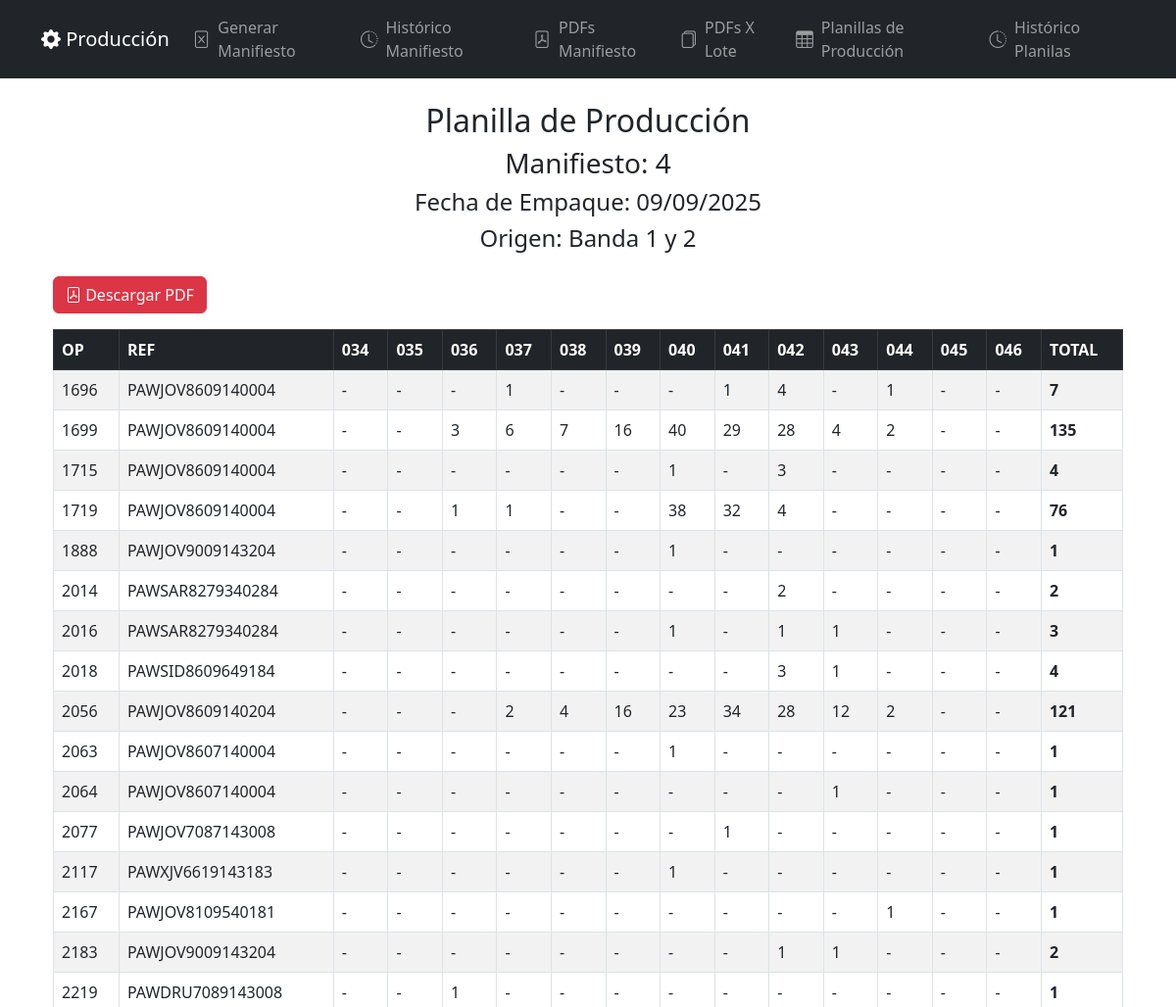
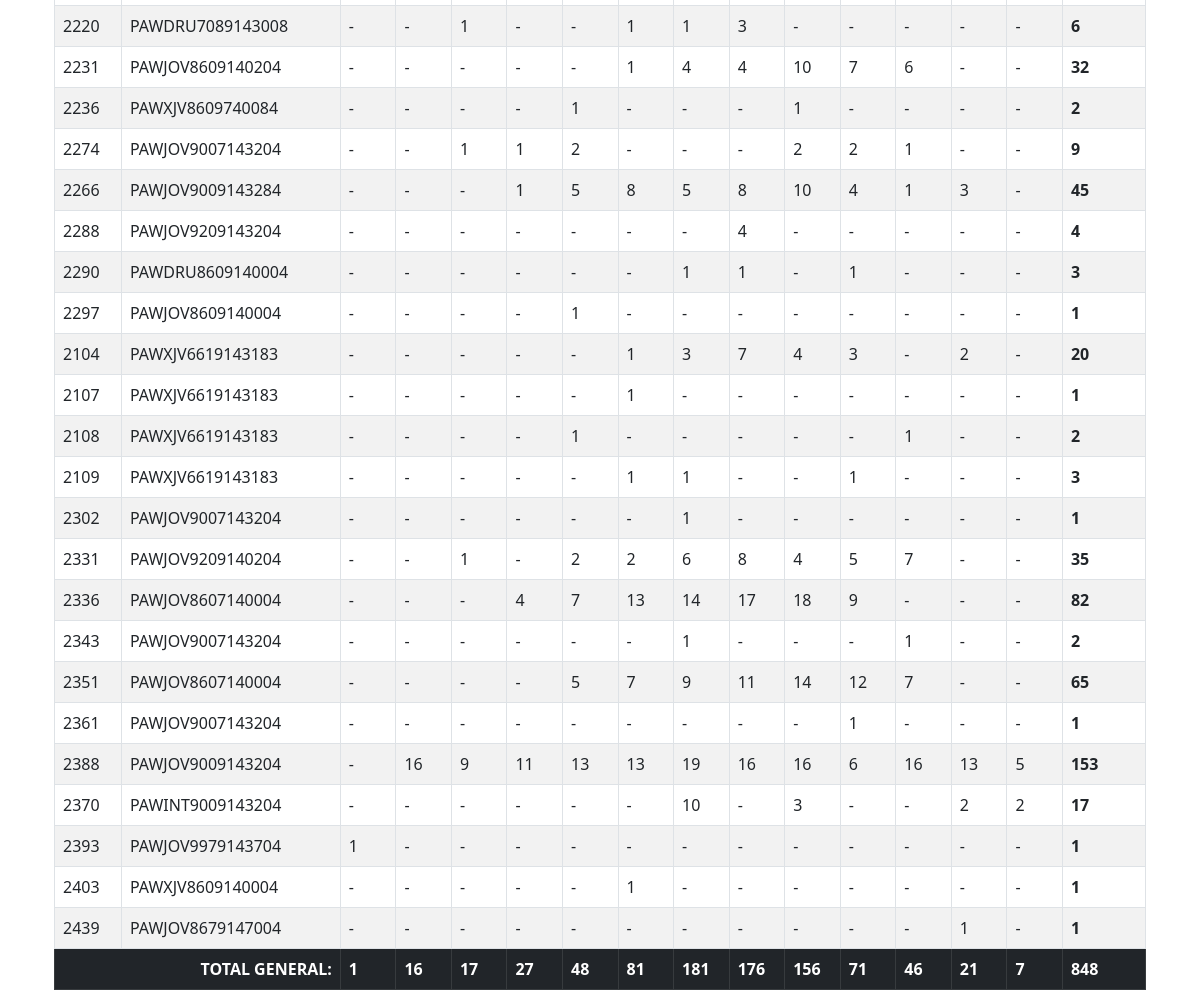
Screenshot of /production/detail/1/ with the database file from the repository (2 pictures, top to bottom).
### production_sheets/models.py (models this page shows, shortened)
class ProductionSheet(models.Model):
    ORIGIN_CHOICES = [
        ('BANDA_1_2', 'Banda 1 y 2'),
        ('BANDA_4', 'Banda 4'),
    ]
    excel_file = models.FileField(
        upload_to='production_sheets/',
        validators=[FileExtensionValidator(allowed_extensions=['xlsx'])]
    )
    origin = models.CharField(max_length=10, choices=ORIGIN_CHOICES)
    manifest_number = models.CharField(max_length=100)
    packing_date = models.DateField()
    upload_date = models.DateTimeField(auto_now_add=True)
    processed = models.BooleanField(default=False)
    class Meta:
        constraints = []

class ProductionDetail(models.Model):
    production_sheet = models.ForeignKey(ProductionSheet, on_delete=models.CASCADE)
    op = models.CharField(max_length=100)
    ref = models.CharField(max_length=100)
    size = models.CharField(max_length=3)
    quantity = models.IntegerField(default=0)
    class Meta:
        unique_together = ['production_sheet', 'op', 'ref', 'size']

### production_sheets/views.py (the view)
# urls.py: path('detail/<int:pk>/', views.production_sheet_detail, name='production_sheet_detail'),
def production_sheet_detail(request, pk):
    production_sheet = ProductionSheet.objects.get(pk=pk)
    details = ProductionDetail.objects.filter(production_sheet=production_sheet)
    sizes = sort_sizes(details.values_list('size', flat=True).distinct())
    table_data = {}
    size_totals = {}
    grand_total = 0
    for detail in details:
        key = (detail.op, detail.ref)
        if key not in table_data:
            table_data[key] = {'op': detail.op, 'ref': detail.ref, 'total': 0}
        table_data[key][detail.size] = detail.quantity
        table_data[key]['total'] = table_data[key].get('total', 0) + detail.quantity
        size_totals[detail.size] = size_totals.get(detail.size, 0) + detail.quantity
        grand_total += detail.quantity
    context = {
        'production_sheet': production_sheet,
        'table_data': list(table_data.values()),
        'sizes': sizes,
        'size_totals': size_totals,
        'grand_total': grand_total
    }
    if request.GET.get('format') == 'pdf':
        return generate_pdf(production_sheet, context)
    return render(request, 'production_sheets/detail.html', context)

### production_sheets/size_utils.py (called while the page is built)
def sort_sizes(sizes):
    order_dict = {size: idx for idx, size in enumerate(TALLA_ORDER)}
    sorted_sizes = sorted(sizes, key=lambda x: order_dict.get(x, len(TALLA_ORDER)))
    return sorted_sizes

### production_sheets/templatetags/production_sheet_filters.py (called while the page is built)
@register.filter
def get_item(dictionary, key):
    return dictionary.get(key)

### production_sheets/templates/production_sheets/detail.html
{% extends 'excel_processor/base.html' %}
{% load static %}
{% load production_sheet_filters %}
{% block content %}
<div class="container-fluid mt-4">
    <div class="text-center mb-4">
        <h2>Planilla de Producción</h2>
        <h3>Manifiesto: {{ production_sheet.manifest_number }}</h3>
        <h4>Fecha de Empaque: {{ production_sheet.packing_date|date:"d/m/Y" }}</h4>
        <h4>Origen: {{ production_sheet.get_origin_display }}</h4>
    </div>
    <div class="mb-3">
        <a href="?format=pdf" class="btn btn-danger">
            <i class="bi bi-file-pdf"></i> Descargar PDF
        </a>
    </div>
    <div class="table-responsive">
        <table class="table table-bordered table-striped">
            <thead class="table-dark">
                <tr>
                    <th>OP</th>
                    <th>REF</th>
                    {% for size in sizes %}
                        <th>{{ size }}</th>
                    {% endfor %}
                    <th>TOTAL</th>
                </tr>
            </thead>
            <tbody>
                {% for row in table_data %}
                    <tr>
                        <td>{{ row.op }}</td>
                        <td>{{ row.ref }}</td>
                        {% for size in sizes %}
                            <td>{{ row|get_item:size|default:"-" }}</td>
                        {% endfor %}
                        <td class="fw-bold">
                            {{ row.total }}
                        </td>
                    </tr>
                {% endfor %}
            </tbody>
            <tfoot class="table-dark">
                <tr>
                    <td colspan="2" class="text-end fw-bold">TOTAL GENERAL:</td>
                    {% for size in sizes %}
                        <td class="fw-bold">{{ size_totals|get_item:size|default:0 }}</td>
                    {% endfor %}
                    <td class="fw-bold">{{ grand_total }}</td>
                </tr>
            </tfoot>
        </table>
    </div>
</div>
{% endblock %}

### rows the page displays
ProductionSheet: manifest_number "4", packing_date "09/09/2025", origin "Banda 1 y 2"
ProductionDetail: op "1696", ref "PAWJOV8609140004"
ProductionDetail: op "1699", ref "PAWJOV8609140004"
ProductionDetail: op "1715", ref "PAWJOV8609140004"
ProductionDetail: op "1719", ref "PAWJOV8609140004"
ProductionDetail: op "1888", ref "PAWJOV9009143204"
ProductionDetail: op "2014", ref "PAWSAR8279340284"
ProductionDetail: op "2016", ref "PAWSAR8279340284"
ProductionDetail: op "2018", ref "PAWSID8609649184"
ProductionDetail: op "2056", ref "PAWJOV8609140204"
ProductionDetail: op "2063", ref "PAWJOV8607140004"
ProductionDetail: op "2064", ref "PAWJOV8607140004"
ProductionDetail: op "2077", ref "PAWJOV7087143008"
ProductionDetail: op "2117", ref "PAWXJV6619143183"
ProductionDetail: op "2167", ref "PAWJOV8109540181"
ProductionDetail: op "2183", ref "PAWJOV9009143204"
ProductionDetail: op "2219", ref "PAWDRU7089143008"
ProductionDetail: op "2220", ref "PAWDRU7089143008"
ProductionDetail: op "2231", ref "PAWJOV8609140204"
ProductionDetail: op "2236", ref "PAWXJV8609740084"
ProductionDetail: op "2274", ref "PAWJOV9007143204"
ProductionDetail: op "2266", ref "PAWJOV9009143284"
ProductionDetail: op "2288", ref "PAWJOV9209143204"
ProductionDetail: op "2290", ref "PAWDRU8609140004"
ProductionDetail: op "2297", ref "PAWJOV8609140004"
ProductionDetail: op "2104", ref "PAWXJV6619143183"
ProductionDetail: op "2107", ref "PAWXJV6619143183"
ProductionDetail: op "2108", ref "PAWXJV6619143183"
ProductionDetail: op "2109", ref "PAWXJV6619143183"
ProductionDetail: op "2302", ref "PAWJOV9007143204"
ProductionDetail: op "2331", ref "PAWJOV9209140204"
ProductionDetail: op "2336", ref "PAWJOV8607140004"
ProductionDetail: op "2343", ref "PAWJOV9007143204"
ProductionDetail: op "2351", ref "PAWJOV8607140004"
ProductionDetail: op "2361", ref "PAWJOV9007143204"
ProductionDetail: op "2388", ref "PAWJOV9009143204"
ProductionDetail: op "2370", ref "PAWINT9009143204"
ProductionDetail: op "2393", ref "PAWJOV9979143704"
ProductionDetail: op "2403", ref "PAWXJV8609140004"
ProductionDetail: op "2439", ref "PAWJOV8679147004"

### other values shown
{{ size }} "034" "035" "036" "037" "038" "039" "040" "041" "042" "043" "044" "045" "046"
{{ row|get_item:size|default:"-" }} "-" "-" "-" "1" "-" "-" "-" "1" "4" "-" "1" "-" "-" "-" "-" "3" "6" "7" "16" "40" "29" "28" "4" "2" "-" "-" "-" "-" "-" "-" "-" "-" "1" "-" "3" "-" "-" "-" "-" "-" "-" "1" "1" "-" "-" "38" "32" "4" "-" "-" "-" "-" "-" "-" "-" "-" "-" "-" "1" "-" "-" "-" "-" "-" "-" "-" "-" "-" "-" "-" "-" "-" "-" "2" "-" "-" "-" "-" "-" "-" "-" "-" "-" "-" "1" "-" "1" "1" "-" "-" "-" "-" "-" "-" "-" "-" "-" "-" "-" "3" "1" "-" "-" "-" "-" "-" "-" "2" "4" "16" "23" "34" "28" "12" "2" "-" "-" "-" "-" "-" "-" "-" "-" "1" "-" "-" "-" "-" "-" "-" "-" "-" "-" "-" "-" "-" "-" "-" "-" "1" "-" "-" "-" "-" "-" "-" "-" "-" "-" "-" "1" "-" "-" "-" "-" "-" "-" "-" "-" "-" "-" "-" "1" "-" "-" "-" "-" "-" "-" "-" "-" "-" "-" "-" "-" "-" "-" "-" "-" "1" "-" "-" "-" "-" "-" "-" "-" "-" "-" "-" "1" "1" "-" "-" "-" "-" "-" "1" "-" "-" "-" "-" "-" "-" "-" "-" "-" "-" "-" "-" "1" "-" "-" "1" "1" "3" "-" "-" "-" "-" "-" "-" "-" "-" "-" "-" "1" "4" "4" "10" "7" "6" "-" "-" "-" "-" "-" "-" "1" "-" "-" "-" "1" "-" "-" "-" "-" "-" "-" "1" "1" "2" "-" "-" "-" "2" "2" "1" "-" "-" "-" "-" "-" "1" "5" "8" "5" "8" "10" "4" "1" "3" "-" "-" "-" "-" "-" "-" "-" "-" "4" "-" "-" "-" "-" "-" "-" "-" "-" "-" "-" "-" "1" "1" "-" "1" "-" "-" "-" "-" "-" "-" "-" "1" "-" "-" "-" "-" "-" "-" "-" "-" "-" "-" "-" "-" "-" "1" "3" "7" "4" "3" "-" "2" "-" "-" "-" "-" "-" "-" "1" "-" "-" "-" "-" "-" "-" "-" "-" "-" "-" "-" "1" "-" "-" "-" "-" "-" "1" "-" "-" "-" "-" "-" "-" "-" "1" "1" "-" "-" "1" "-" "-" "-" "-" "-" "-" "-" "-" "-" "1" "-" "-" "-" "-" "-" "-" "-" "-" "1" "-" "2" "2" "6" "8" "4" "5" "7" "-" "-" "-" "-" "-" "4" "7" "13" "14" "17" "18" "9" "-" "-" "-" "-" "-" "-" "-" "-" "-" "1" "-" "-" "-" "1" "-" "-" "-" "-" "-" "-" "5" "7" "9" "11" "14" "12" "7" "-" "-" "-" "-" "-" "-" "-" "-" "-" "-" "-" "1" "-" "-" "-" "-" "16" "9" "11" "13" "13" "19" "16" "16" "6" "16" "13" "5" "-" "-" "-" "-" "-" "-" "10" "-" "3" "-" "-" "2" "2" "1" "-" "-" "-" "-" "-" "-" "-" "-" "-" "-" "-" "-" "-" "-" "-" "-" "-" "1" "-" "-" "-" "-" "-" "-" "-" "-" "-" "-" "-" "-" "-" "-" "-" "-" "-" "-" "1" "-"
{{ row.total }} "7" "135" "4" "76" "1" "2" "3" "4" "121" "1" "1" "1" "1" "1" "2" "1" "6" "32" "2" "9" "45" "4" "3" "1" "20" "1" "2" "3" "1" "35" "82" "2" "65" "1" "153" "17" "1" "1" "1"
{{ size_totals|get_item:size|default:0 }} "1" "16" "17" "27" "48" "81" "181" "176" "156" "71" "46" "21" "7"
{{ grand_total }} "848"
